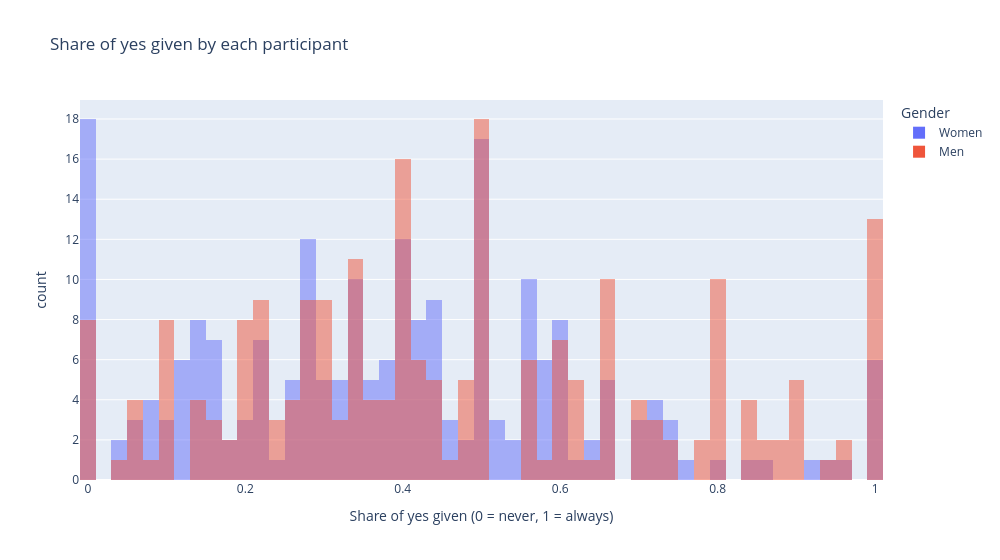

Notebook code for this chart:
### Code cell
fig = px.histogram(yes_rate, x="dec", color="gender_label", nbins=80, barmode="overlay",
                   title="Share of yes given by each participant",
                   labels={"dec": "Share of yes given (0 = never, 1 = always)", "gender_label": "Gender"})
fig.update_layout(width=1000)
fig.show()

### Figure 1 — Plotly figure (JSON) as saved in the notebook; plotly's stock layout.template omitted (floating-point values rounded to 4 significant figures; data arrays with more than 128 entries replaced by an {"elided": "..."} marker saying what was removed)
{"data": [{"bingroup": "x", "hovertemplate": "Gender=Women<br>Share of yes given (0 = never, 1 = always)=%{x}<br>count=%{y}<extra></extra>", "legendgroup": "Women", "marker": {"color": "#636efa", "opacity": 0.5, "pattern": {"shape": ""}}, "name": "Women", "nbinsx": 80, "orientation": "v", "showlegend": true, "type": "histogram", "x": {"elided": "223 float values"}, "xaxis": "x", "yaxis": "y"}, {"bingroup": "x", "hovertemplate": "Gender=Men<br>Share of yes given (0 = never, 1 = always)=%{x}<br>count=%{y}<extra></extra>", "legendgroup": "Men", "marker": {"color": "#EF553B", "opacity": 0.5, "pattern": {"shape": ""}}, "name": "Men", "nbinsx": 80, "orientation": "v", "showlegend": true, "type": "histogram", "x": {"elided": "226 float values"}, "xaxis": "x", "yaxis": "y"}], "layout": {"barmode": "overlay", "legend": {"title": {"text": "Gender"}, "tracegroupgap": 0}, "title": {"text": "Share of yes given by each participant"}, "width": 1000, "xaxis": {"anchor": "y", "domain": [0, 1], "title": {"text": "Share of yes given (0 = never, 1 = always)"}}, "yaxis": {"anchor": "x", "domain": [0, 1], "title": {"text": "count"}}}}
